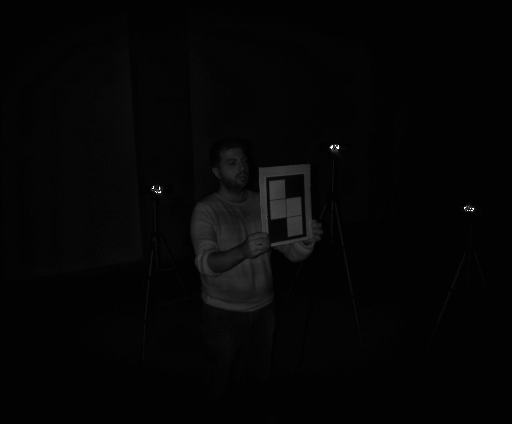
#> input picture ir_1.png, 512 x 424 px, found by its file name
$ python threshold.py
#> lines starting #> are read from the running program, lines starting #| are printed output that depends on the picture; after the words box and inside, x2 and y2 are one past the last pixel; in counts of white or black regions, pixels touching at a corner belong together
import cv2 as cv
import numpy as np

im1 = cv.imread('/home/hamit/pcl-sw/libfreenect2pclgrabber/build/ir_1.png')
#> im1 is the input picture: shape (424, 512, 3); min 1, max 255, mean 5.3
gray1=cv.cvtColor(im1,cv.COLOR_BGR2GRAY)
ret,thresh1 = cv.threshold(gray1,200,255,cv.THRESH_BINARY)
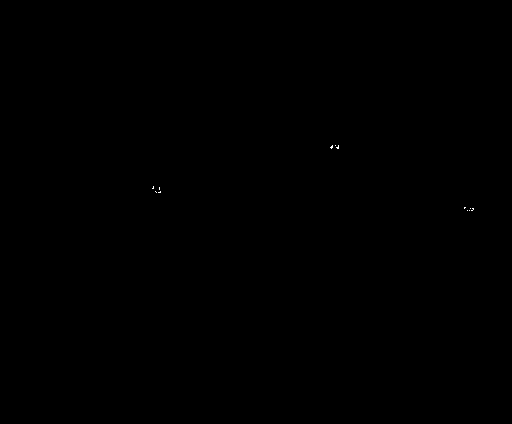
#> thresh1: shape (424, 512); 0.02% white in thin lines or dots, all inside (x1, y1, x2, y2) = (152, 145, 474, 211)
th2 = cv.adaptiveThreshold(gray1,255,cv.ADAPTIVE_THRESH_MEAN_C,\
            cv.THRESH_BINARY,11,2)
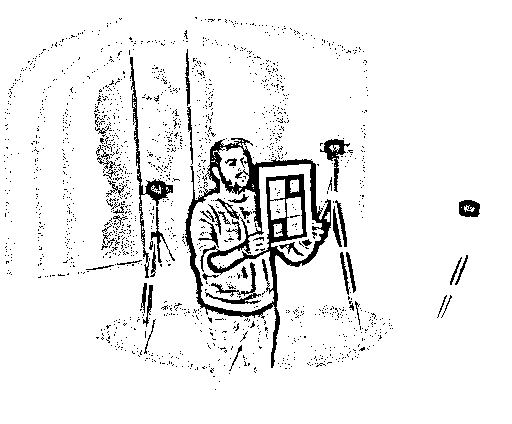
#> th2: shape (424, 512); 93.2% white; 1645 black regions (1598 under 20 px), largest, box (x1, y1, x2, y2) and area: (185, 138, 331, 368) 6120, (130, 57, 173, 278) 996, (205, 262, 261, 304) 457
th3 = cv.adaptiveThreshold(gray1,255,cv.ADAPTIVE_THRESH_GAUSSIAN_C,\
            cv.THRESH_BINARY,11,2)
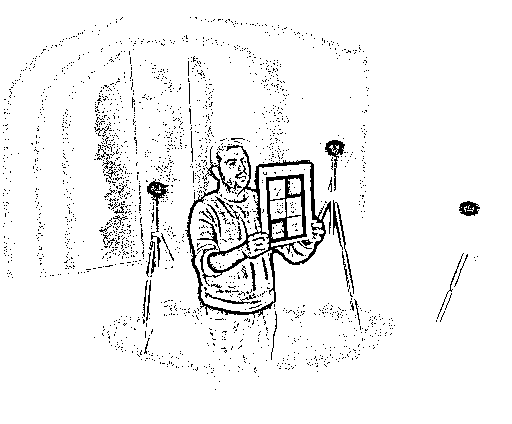
#> th3: shape (424, 512); 94.9% white; black in thin lines or dots, all inside (x1, y1, x2, y2) = (3, 17, 480, 390)
cv.imshow("im1", im1)
cv.imshow("thresh1", thresh1)
cv.imshow("th2", th2)
cv.imshow("th3", th3)

cv.waitKey(0)
cv.destroyAllWindows()

$ run again, with ir_0.png copied over ir_1.png
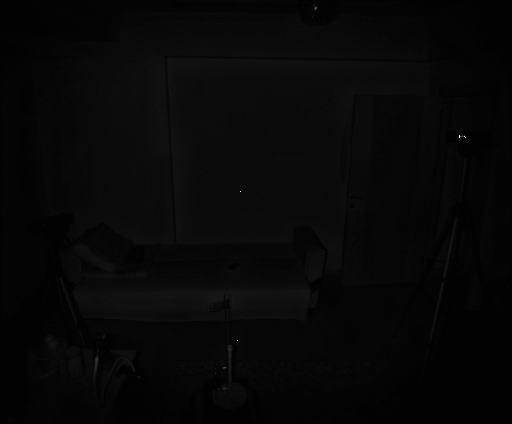
#> input picture ir_0.png, 512 x 424 px, found by its file name
#> im1 is the input picture: shape (424, 512, 3); min 1, max 255, mean 7.1
#> thresh1: shape (424, 512); 0% white in thin lines or dots, all inside (x1, y1, x2, y2) = (237, 135, 466, 341)
#> `th2 = cv.adaptiveThreshold(gray1,255,cv.ADAPTIVE_THRESH_MEAN_C,\ cv.TH..`:
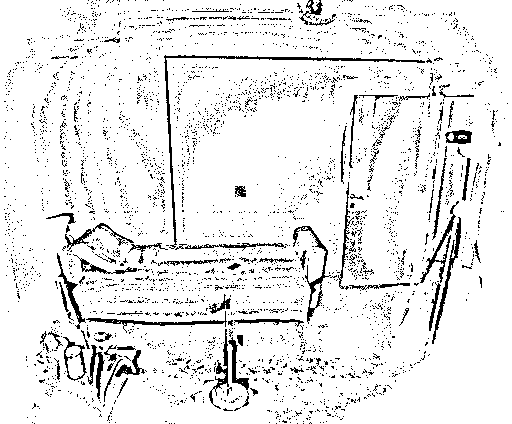
#> th2: shape (424, 512); 91.7% white; black in thin lines or dots
#> `th3 = cv.adaptiveThreshold(gray1,255,cv.ADAPTIVE_THRESH_GAUSSIAN_C,\ c..`:
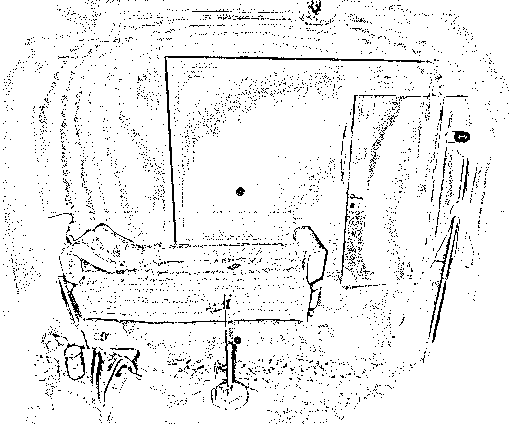
#> th3: shape (424, 512); 94.1% white; black in thin lines or dots

$ run again, with 003726334247_0.png copied over ir_1.png
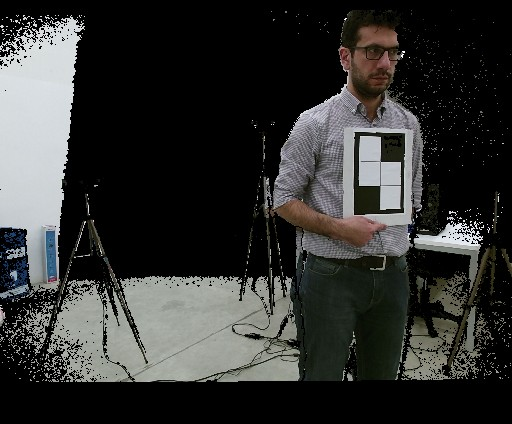
#> input picture 003726334247_0.png, 512 x 424 px, found by its file name
#> im1 is the input picture: shape (424, 512, 3); mean B, G, R 49.6, 51.2, 50.6
#> `ret,thresh1 = cv.threshold(gray1,200,255,cv.THRESH_BINARY)`:
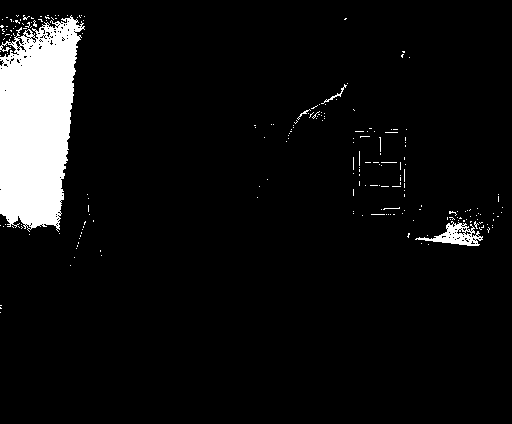
#> thresh1: shape (424, 512); 6.7% white; 220 white regions (216 under 20 px), largest, box (x1, y1, x2, y2) and area: (0, 15, 85, 232) 13184, (415, 221, 483, 246) 665, (321, 84, 347, 104) 62, (297, 109, 311, 120) 28
#> th2: shape (424, 512); 72.1% white; 1154 black regions (1069 under 20 px), largest, box (x1, y1, x2, y2) and area: (0, 5, 512, 387) 50473, (354, 132, 405, 215) 1634, (332, 218, 407, 252) 694
#> `th3 = cv.adaptiveThreshold(gray1,255,cv.ADAPTIVE_THRESH_GAUSSIAN_C,\ c..`:
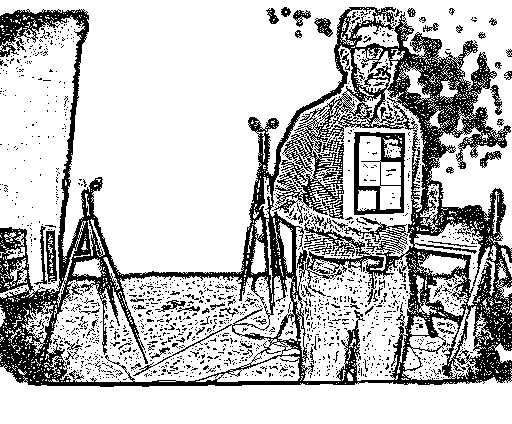
#> th3: shape (424, 512); 75% white; 1531 black regions (1460 under 20 px), largest, box (x1, y1, x2, y2) and area: (0, 7, 512, 387) 44459, (354, 132, 405, 215) 1508, (46, 230, 57, 283) 363
